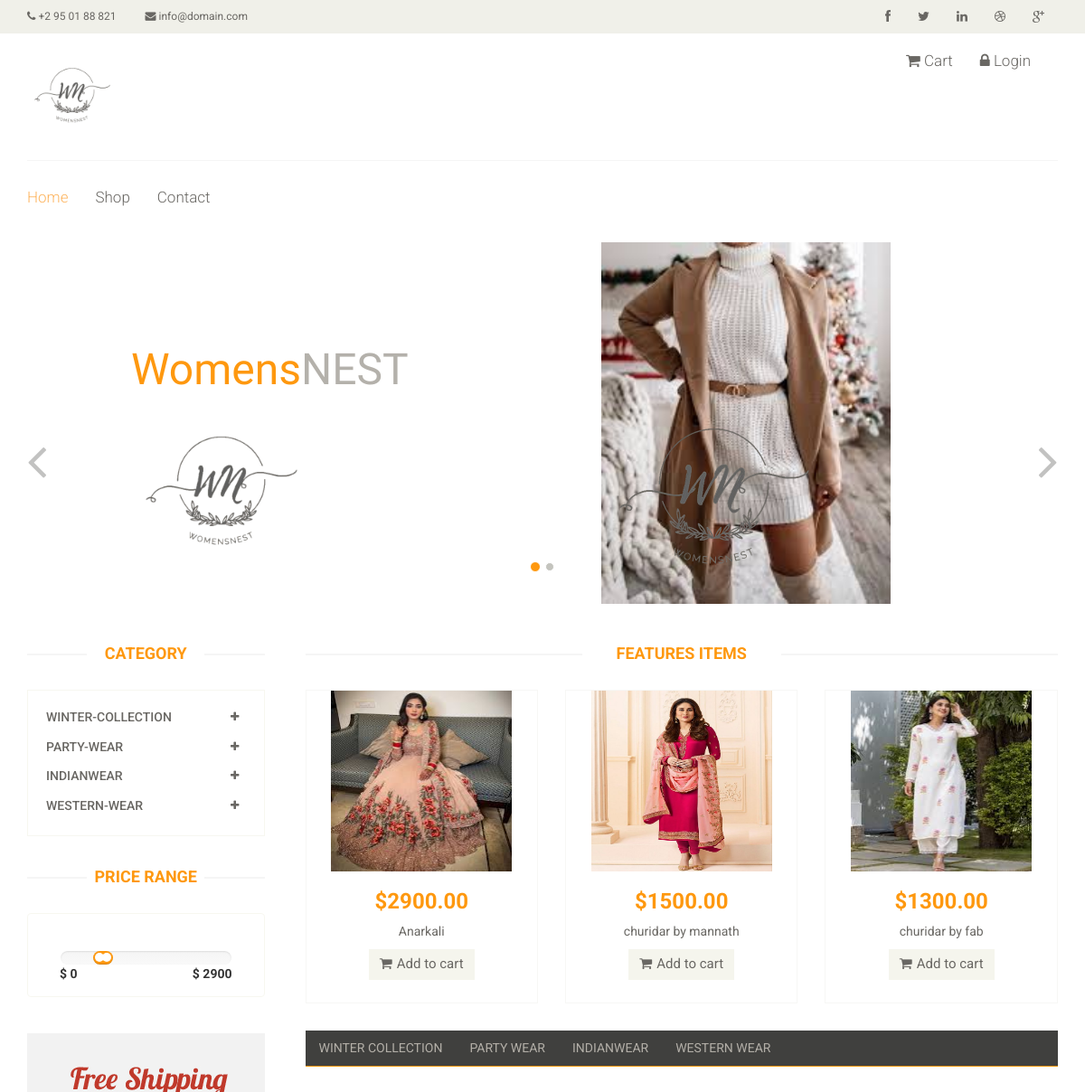
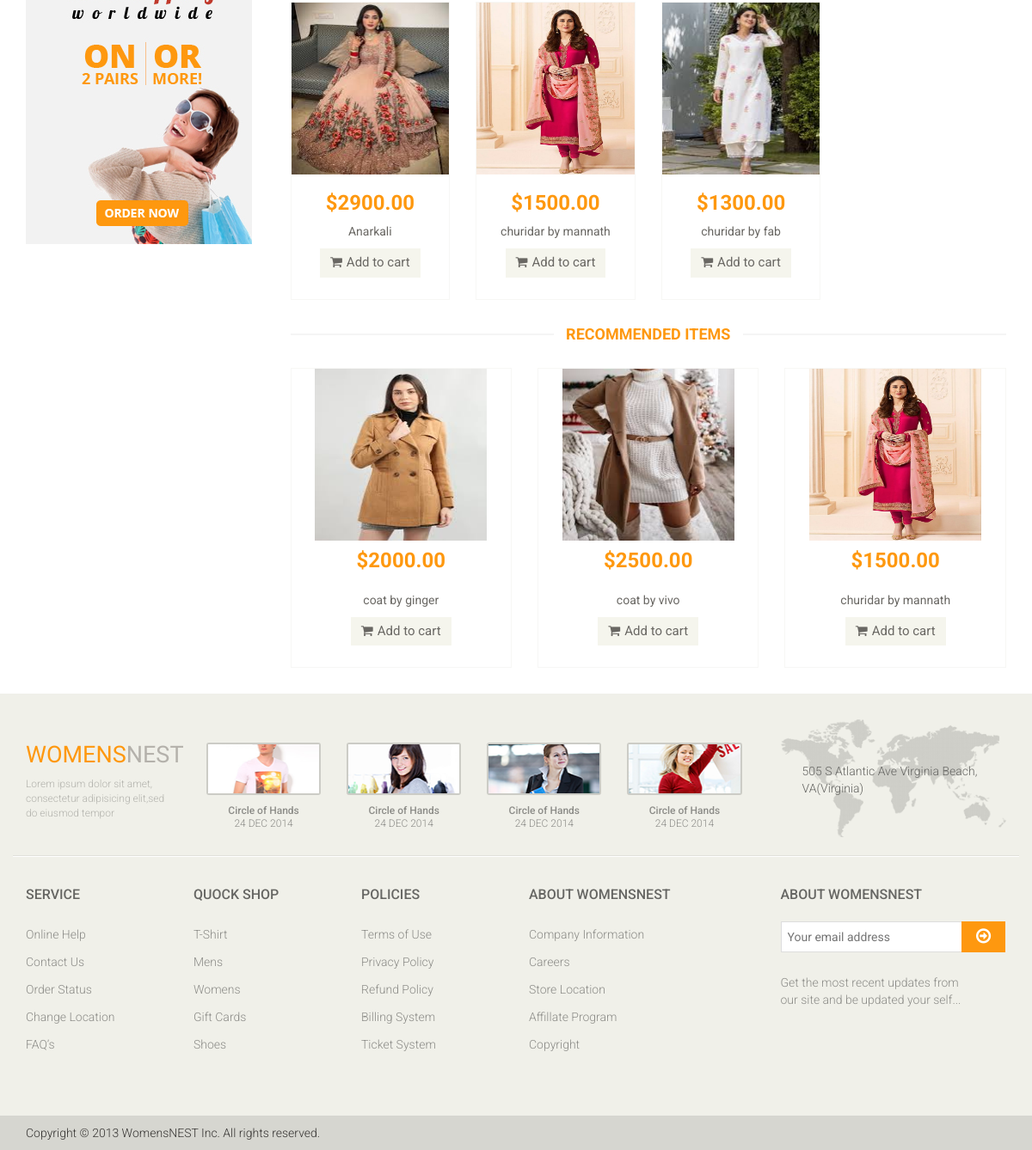
The page / on the database its author committed (2 pictures, top to bottom).
### main/models.py (models this page shows, shortened)
class Offers(models.Model):
    product = models.ForeignKey(Product, on_delete=models.CASCADE)
    offer_per = models.PositiveIntegerField()

class Product(models.Model):
    name = models.CharField(max_length=255)
    category = models.ForeignKey(Category, on_delete=models.CASCADE, related_name="products")
    description = models.TextField()
    price = models.DecimalField(max_digits=10, decimal_places=2)  # E.g., 9999.99
    available = models.BooleanField(default=True)
    stock = models.PositiveIntegerField()  # Number of items in stock
    image = models.ImageField(upload_to='products/')  # Requires Pillow library

class Category(models.Model):
    name = models.CharField(max_length=255, unique=True)
    description = models.TextField(blank=True, null=True)
    slug = models.SlugField(unique=True)  # For SEO-friendly URLs

### main/views.py (the view)
# urls.py: path('',views.home,name="home"),
def home(request):
    offer = Offers.objects.all()
    categories = Category.objects.all()
    products = Product.objects.all()
    max_price = products.aggregate(max_price=models.Max('price'))['max_price'] or 0
    featured_items = random.sample(list(products),3)
    categories_data = [
        {
            'category':category.name,
            'unique_products':list(set(product.name for product in category.products.all()))
        }for category in categories
    ]
    return render(request,'index.html',{"offers":offer,'categories':categories_data,"max":max_price,'featured_items':featured_items,'products':products[:3]})

### main/templates/index.html (shortened to what this page needs)
{% extends 'base.html' %}
		{% block content %}
		{% load static %}
	<section id="slider">
		<div class="container">
			<div class="row">
				<div class="col-sm-12">
					<div id="slider-carousel" class="carousel slide" data-ride="carousel">
						<ol class="carousel-indicators">
							<li data-target="#slider-carousel" data-slide-to="0" class="active"></li>
							<li data-target="#slider-carousel" data-slide-to="1"></li>
						</ol>
						<div class="carousel-inner">
							{% for i in offers %}
							{% if forloop.counter0 == 0 %}
							<div class="item active">
								<div class="col-sm-6">
									<h1><span>Womens</span>NEST</h1>
									<img src="{% static 'images/home/logo4.png'%}" alt="" style="height: 200px" style="padding-left: 220px;" />
								</div>
								<div class="col-sm-6">
									<img src="{% static 'images/home/logo4.png'%}"  class="pricing" alt="" />
								</div>
							</div>
							{% endif %}
							{% endfor %}
						</div>
						<a href="#slider-carousel" class="left control-carousel hidden-xs" data-slide="prev">
							<i class="fa fa-angle-left"></i>
						</a>
						<a href="#slider-carousel" class="right control-carousel hidden-xs" data-slide="next">
							<i class="fa fa-angle-right"></i>
						</a>
					</div>
				</div>
			</div>
		</div>
	</section>
	<section>
		<div class="container">
			<div class="row">
				<div class="col-sm-3">
					<div class="left-sidebar">
						<h2>Category</h2>
						<div class="panel-group category-products" id="accordian">
							{% for category in categories %}
    {% with category_name=category.category|slugify %}
    <div class="panel panel-default">
        <div class="panel-heading">
            <h4 class="panel-title">
                <a data-toggle="collapse" data-parent="#accordian" href="#{{ category_name }}">
                    <span class="badge pull-right"><i class="fa fa-plus"></i></span>
                    {{ category_name }}
                </a>
            </h4>
        </div>
    </div>
    {% endwith %}
{% endfor %}
						</div>
						<div class="price-range">
							<h2>Price Range</h2>
							<div class="well text-center">
								 <input type="text" class="span2" value="" data-slider-min="0" data-slider-max="{{max}}" data-slider-step="5" data-slider-value="[550,900]" id="sl2" ><br />
								 <b class="pull-left">$ 0</b> <b class="pull-right">$ {{max}}</b>
							</div>
						</div>
						<div class="shipping text-center">
							<img src="{% static 'images/home/shipping.jpg' %}" alt="" />
						</div>
					</div>
				</div>
				<div class="col-sm-9 padding-right">
					<div class="features_items">
						<h2 class="title text-center">Features Items</h2>
						<div id="product_details">
							<div id="productList">
							{% for item in featured_items %}
						<div class="col-sm-4" id = "" >
							<div class="product-image-wrapper">
								<div class="single-products">
										<div class="productinfo text-center">
											<img src={{item.image.url}} alt="" style="width: 200px;height: 200px;" />
											<h2>${{item.price}}</h2>
											<p>{{item.name}}</p>
											<a href="{% url 'product_detail' item.id %}" class="btn btn-default add-to-cart"><i class="fa fa-shopping-cart"></i>Add to cart</a>
										</div>
										<div class="product-overlay">
											<div class="overlay-content">
											</div>
										</div>
								</div>
							</div>
						</div>
						{% endfor %}
					</div>
					</div>
					</div>
					<div class="category-tab">
						<div class="col-sm-12">
							<ul class="nav nav-tabs">
								{% for i in categories %}
								<li class=""><a href="#{{i.name}}" data-toggle="tab" class="category-btn" data-category="{{i.category}}">{{i.category}}</a></li>
								{% endfor %}
							</ul>
						</div>
						<div class="tab-content">
							<div class="tab-pane fade active in" id="products-container" >
								{% for item in featured_items %}
								<div class="col-sm-3">
									<div class="product-image-wrapper">
										<div class="single-products">
											<div class="productinfo text-center" >
												<img src="{{item.image.url}}" alt="" style="height: 200px;width: 200px;"/>
												<h2>${{item.price}}</h2>
												<p>{{item.name}}</p>
												<a href="#" class="btn btn-default add-to-cart"><i class="fa fa-shopping-cart"></i>Add to cart</a>
											</div>
										</div>
									</div>
								</div>
								{% endfor %}
							</div>
						</div>
					</div>
					<div class="recommended_items">
						<h2 class="title text-center">recommended items</h2>
						<div id="recommended-item-carousel" class="carousel slide" data-ride="carousel">
							<div class="carousel-inner">
								{% for i in products %}
								<div class="item active">
									<div class="col-sm-4">
										<div class="product-image-wrapper">
											<div class="single-products">
												<div class="productinfo text-center">
													<img src="{{i.image.url}}" alt="" style="height: 200px;width: 200px;"/>
													<h2>${{i.price}}</h2>
													<p>{{i.name}}</p>
													<a href="#" class="btn btn-default add-to-cart"><i class="fa fa-shopping-cart"></i>Add to cart</a>
												</div>
											</div>
										</div>
									</div>
								</div>
								{% endfor %}
							</div>
						</div>
					</div>
				</div>
			</div>
		</div>
	</section>
	{% endblock %}

### main/templates/base.html (shortened to what this page needs)
<!DOCTYPE html>
<html lang="en">
<head>
	{% load static %}
    <link rel="stylesheet" href="https://cdnjs.cloudflare.com/ajax/libs/bootstrap-slider/11.0.2/css/bootstrap-slider.min.css">
	<link href="{% static 'css/bootstrap.min.css' %}" rel="stylesheet">
    <link href="{% static 'css/font-awesome.min.css' %}" rel="stylesheet">
    <link href="{% static 'css/prettyPhoto.css' %}" rel="stylesheet">
    <link href="{% static 'css/price-range.css' %}" rel="stylesheet">
    <link href="{% static 'css/animate.css' %}" rel="stylesheet">
	<link href="{% static 'css/main.css' %}" rel="stylesheet">
	<link href="{% static 'css/responsive.css' %}" rel="stylesheet">
</head>
<body>
	<header id="header">
		<div class="header_top">
			<div class="container">
				<div class="row">
					<div class="col-sm-6">
						<div class="contactinfo">
							<ul class="nav nav-pills">
								<li><a href="#"><i class="fa fa-phone"></i> +2 95 01 88 821</a></li>
								<li><a href="#"><i class="fa fa-envelope"></i> info@domain.com</a></li>
							</ul>
						</div>
					</div>
					<div class="col-sm-6">
						<div class="social-icons pull-right">
							<ul class="nav navbar-nav">
								<li><a href="#"><i class="fa fa-facebook"></i></a></li>
								<li><a href="#"><i class="fa fa-twitter"></i></a></li>
								<li><a href="#"><i class="fa fa-linkedin"></i></a></li>
								<li><a href="#"><i class="fa fa-dribbble"></i></a></li>
								<li><a href="#"><i class="fa fa-google-plus"></i></a></li>
							</ul>
						</div>
					</div>
				</div>
			</div>
		</div>
		<div class="header-middle">
			<div class="container">
				<div class="row">
					<div class="col-sm-4" >
						<div class="logo " >
							<a href="{% url 'home' %}"><img src="{% static 'images/home/logo4.png'%}" alt="" style="height: 100px" /></a>
						</div>
					</div>
					<div class="col-sm-8">
						<div class="mainmenu pull-right">
							<ul class="nav navbar-nav collapse navbar-collapse">
								{% if request.session.name %}
								<li class="dropdown"><a href="#">{{request.session.name}}<i class="fa fa-angle-down"></i></a>
                                    <ul role="menu" class="sub-menu">
                                        <li><a href="{% url 'profile' request.session.user_id %}">Profile</a></li>
										<li><a href="{% url 'cart' %}">cart</a></li>
										<li><a href="{% url 'history' %}">History</a></li>
										<li><a href="{% url 'userlogout' %}">Logout</a></li>
                                    </ul>
                                </li>
								<li><a href="{% url 'wishlists' request.session.user_id %}"><i class="fa fa-star"></i> Wishlist</a></li>
								<li><a href="{% url 'check_out' request.session.user_id %}"><i class="fa fa-crosshairs"></i> Checkout</a></li>
								{% else %}
								<li><a href="{% url 'cart' %}"><i class="fa fa-shopping-cart"></i> Cart</a></li>
								<li><a href="{% url 'userlogin' %}"><i class="fa fa-lock"></i> Login</a></li>
                                {% endif %}
							</ul>
						</div>
					</div>
				</div>
			</div>
		</div>
		<div class="header-bottom">
			<div class="container">
				<div class="row">
					<div class="col-sm-9">
						<div class="mainmenu pull-left">
							<ul class="nav navbar-nav collapse navbar-collapse">
								<li><a href="{% url 'home' %}" class="active">Home</a></li>
								<li ><a href="{% url 'shop' %}">Shop</a>
                                </li>
								<li><a href="{% url 'contact' %}">Contact</a></li>
							</ul>
						</div>
					</div>
				</div>
			</div>
		</div>
	</header>
    {% block content %}
    {% endblock %}
    <footer id="footer">
		<div class="footer-top">
			<div class="container">
				<div class="row">
					<div class="col-sm-2">
						<div class="companyinfo">
							<h2><span>Womens</span>Nest</h2>
							<p>Lorem ipsum dolor sit amet, consectetur adipisicing elit,sed do eiusmod tempor</p>
						</div>
					</div>
					<div class="col-sm-7">
						<div class="col-sm-3">
							<div class="video-gallery text-center">
								<a href="#">
									<div class="iframe-img">
										<img src="{% static 'images/home/iframe1.png' %}" alt="" />
									</div>
								</a>
								<p>Circle of Hands</p>
								<h2>24 DEC 2014</h2>
							</div>
						</div>
						<div class="col-sm-3">
							<div class="video-gallery text-center">
								<a href="#">
									<div class="iframe-img">
										<img src="{% static 'images/home/iframe2.png' %}" alt="" />
									</div>
								</a>
								<p>Circle of Hands</p>
								<h2>24 DEC 2014</h2>
							</div>
						</div>
						<div class="col-sm-3">
							<div class="video-gallery text-center">
								<a href="#">
									<div class="iframe-img">
										<img src="{% static 'images/home/iframe3.png' %}" alt="" />
									</div>
								</a>
								<p>Circle of Hands</p>
								<h2>24 DEC 2014</h2>
							</div>
						</div>
						<div class="col-sm-3">
							<div class="video-gallery text-center">
								<a href="#">
									<div class="iframe-img">
										<img src="{% static 'images/home/iframe4.png' %}" alt="" />
									</div>
								</a>
								<p>Circle of Hands</p>
								<h2>24 DEC 2014</h2>
							</div>
						</div>
					</div>
					<div class="col-sm-3">
						<div class="address">
							<img src="{% static 'images/home/map.png' %}" alt="" />
							<p>505 S Atlantic Ave Virginia Beach, VA(Virginia)</p>
						</div>
					</div>
				</div>
			</div>
		</div>
		<div class="footer-widget">
			<div class="container">
				<div class="row">
					<div class="col-sm-2">
						<div class="single-widget">
							<h2>Service</h2>
							<ul class="nav nav-pills nav-stacked">
								<li><a href="#">Online Help</a></li>
								<li><a href="#">Contact Us</a></li>
								<li><a href="#">Order Status</a></li>
								<li><a href="#">Change Location</a></li>
								<li><a href="#">FAQ’s</a></li>
							</ul>
						</div>
					</div>
					<div class="col-sm-2">
						<div class="single-widget">
							<h2>Quock Shop</h2>
							<ul class="nav nav-pills nav-stacked">
								<li><a href="#">T-Shirt</a></li>
								<li><a href="#">Mens</a></li>
								<li><a href="#">Womens</a></li>
								<li><a href="#">Gift Cards</a></li>
								<li><a href="#">Shoes</a></li>
							</ul>
						</div>
					</div>
					<div class="col-sm-2">
						<div class="single-widget">
							<h2>Policies</h2>
							<ul class="nav nav-pills nav-stacked">
								<li><a href="#">Terms of Use</a></li>
								<li><a href="#">Privacy Policy</a></li>
								<li><a href="#">Refund Policy</a></li>
								<li><a href="#">Billing System</a></li>
								<li><a href="#">Ticket System</a></li>
							</ul>
						</div>
					</div>
					<div class="col-sm-2">
						<div class="single-widget">
							<h2>About WomensNEST</h2>
							<ul class="nav nav-pills nav-stacked">
								<li><a href="#">Company Information</a></li>
								<li><a href="#">Careers</a></li>
								<li><a href="#">Store Location</a></li>
								<li><a href="#">Affillate Program</a></li>
								<li><a href="#">Copyright</a></li>
							</ul>
						</div>
					</div>
					<div class="col-sm-3 col-sm-offset-1">
						<div class="single-widget">
							<h2>About WomensNEST</h2>
							<form action="#" class="searchform">
								<input type="text" placeholder="Your email address" />
								<button type="submit" class="btn btn-default"><i class="fa fa-arrow-circle-o-right"></i></button>
								<p>Get the most recent updates from <br />our site and be updated your self...</p>
							</form>
						</div>
					</div>
				</div>
			</div>
		</div>
		<div class="footer-bottom">
			<div class="container">
				<div class="row">
					<p class="pull-left">Copyright © 2013 WomensNEST Inc. All rights reserved.</p>
				</div>
			</div>
		</div>
	</footer>
</body>
</html>

### rows shown on the page
Product: image (picture), price "2900.00", name "Anarkali"
Product: image (picture), price "1500.00", name "churidar by mannath"
Product: image (picture), price "1300.00", name "churidar by fab"
Category: category "WINTER COLLECTION"
Category: category "PARTY WEAR"
Category: category "INDIANWEAR"
Category: category "WESTERN WEAR"
Product: image (picture), price "2000.00", name "coat by ginger"
Product: image (picture), price "2500.00", name "coat by vivo"

### other values the page prints
{{ category_name }} "WINTER-COLLECTION" "PARTY-WEAR" "INDIANWEAR" "WESTERN-WEAR"
{{ max }} "2900"
